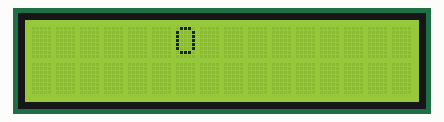
A sketch run on a simulated Arduino Uno, built with avr-gcc and run on an emulated ATmega328P. Parts: 16×2 character LCD. What the sketch prints to the serial monitor is not drawn.

Above: at 0.53 s.
At 0.96 s:
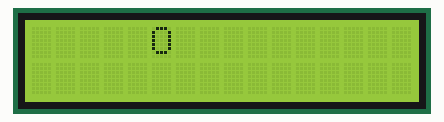
At 1.71 s:
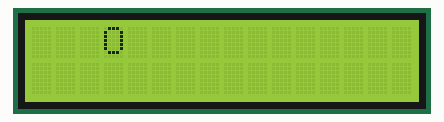
At 2.06 s:
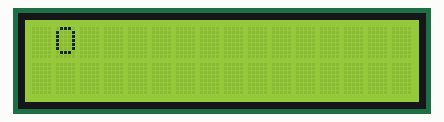
At 2.51 s:
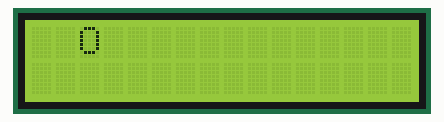
At 3.3 s:
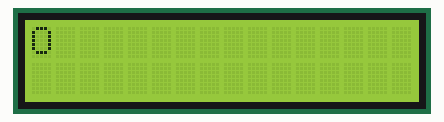

The sketch:

ball.ino
```cpp
// This program is just a test to make a bouncing ball in arduino using a 2x16 LCD
// The ball jumps and bounces when a key is pressed.
// This is a precursor to making the ball jump with motion controls

#include <LiquidCrystal.h>

#define SET_POINT 1.25 // Initial ball velocity
#define GRAVITY 0.1
#define PERIOD 50 // Time between frames in milliseconds

// ---- From Arduino learn LCD page ----
// initialize the library by associating any needed LCD interface pin
// with the arduino pin number it is connected to
const int rs = 2, en = 3, d4 = 4, d5 = 5, d6 = 6, d7 = 7;
LiquidCrystal lcd(rs, en, d4, d5, d6, d7);
// -------------------------------------

// Initializing variables
int lcdpos = 0;
float ballpos = 0;
float gravity = GRAVITY;
float ballspeed = SET_POINT;
char input;
unsigned long currTime = 0;


void setup() {
  // set up the LCD's number of columns and rows:
  lcd.begin(16, 2);
  Serial.begin(115200);
  currTime = millis();
  Serial.println(currTime);
}

void loop() {
  // Advance animation after the desired time has elapsed
  if((millis() - currTime) >= PERIOD){
    currTime = millis();
    animation();
  }
  // Jump when 'q' is entered into the serial port
  if(Serial.available() > 0){
    input = Serial.read();
    if(input == 'q'){
      ballspeed = SET_POINT;
    }
  }

}

void animation(){
  // Update ball position and velocity
  ballspeed -= gravity;
  ballpos += ballspeed;

  // Bounce when height reaches 0
  if(ballpos <= 0){
    ballpos = 0;
    ballspeed *= -0.8; // Ball bounces with friction
  }

  // Debug logs
  //Serial.println("");
  //Serial.print(ballspeed);
  //Serial.print(", ");
  //Serial.print(ballpos);

  lcdpos = floor(ballpos);
  //Serial.print(", ");
  //Serial.print(lcdpos);

  // Draw ball when within screen bounds
  lcd.clear();
  lcd.setCursor(lcdpos, 0);
  if((lcdpos >= 0) && (lcdpos < 16)){
    lcd.print("O");
  }
}
```

Measured:
- what the display in image 2 shows lasts 0.4 s, from 1.5 s to 1.9 s
